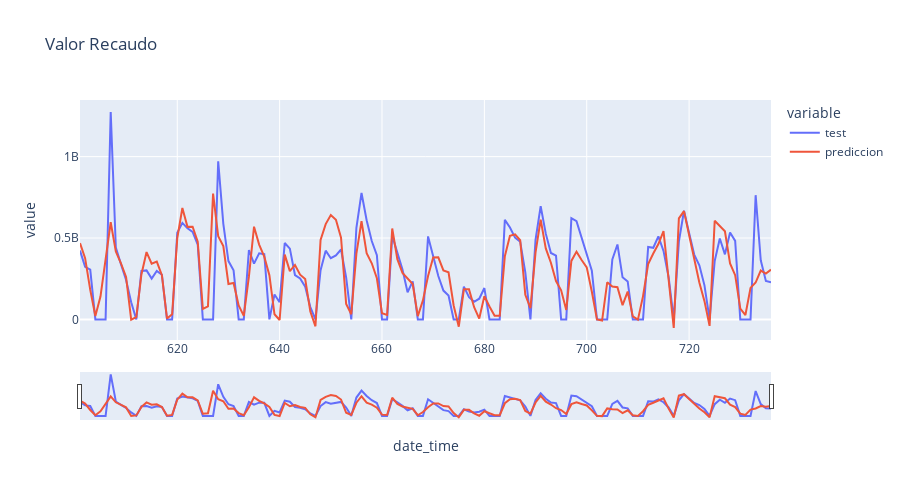

Notebook code cell kept with this figure:
### Code cell
# Gráfico interactivo serie temporal
# ==============================================================================
datos_plot = pd.DataFrame({
                'test': datos_test['value'],
                'prediccion': predicciones['pred'],

                 })
datos_plot.index.name = 'date_time'

fig = px.line(
    data_frame = datos_plot.reset_index(),
    x      = 'date_time',
    y      = datos_plot.columns,
    title  = 'Valor Recaudo',
    width  = 900,
    height = 500
)

fig.update_xaxes(rangeslider_visible=True)
fig.show()

### Figure 1 — Plotly figure (JSON) as saved in the notebook; plotly's stock layout.template omitted (floating-point values rounded to 4 significant figures; data arrays with more than 128 entries replaced by an {"elided": "..."} marker saying what was removed)
{"data": [{"hovertemplate": "variable=test<br>date_time=%{x}<br>value=%{y}<extra></extra>", "legendgroup": "test", "line": {"color": "#636efa", "dash": "solid"}, "marker": {"symbol": "circle"}, "mode": "lines", "name": "test", "orientation": "v", "showlegend": true, "type": "scatter", "x": {"elided": "136 int values"}, "xaxis": "x", "y": {"elided": "136 int values"}, "yaxis": "y"}, {"hovertemplate": "variable=prediccion<br>date_time=%{x}<br>value=%{y}<extra></extra>", "legendgroup": "prediccion", "line": {"color": "#EF553B", "dash": "solid"}, "marker": {"symbol": "circle"}, "mode": "lines", "name": "prediccion", "orientation": "v", "showlegend": true, "type": "scatter", "x": {"elided": "136 int values"}, "xaxis": "x", "y": {"elided": "136 float values"}, "yaxis": "y"}], "layout": {"height": 500, "legend": {"title": {"text": "variable"}, "tracegroupgap": 0}, "title": {"text": "Valor Recaudo"}, "width": 900, "xaxis": {"anchor": "y", "domain": [0, 1], "rangeslider": {"visible": true}, "title": {"text": "date_time"}}, "yaxis": {"anchor": "x", "domain": [0, 1], "title": {"text": "value"}}}}
